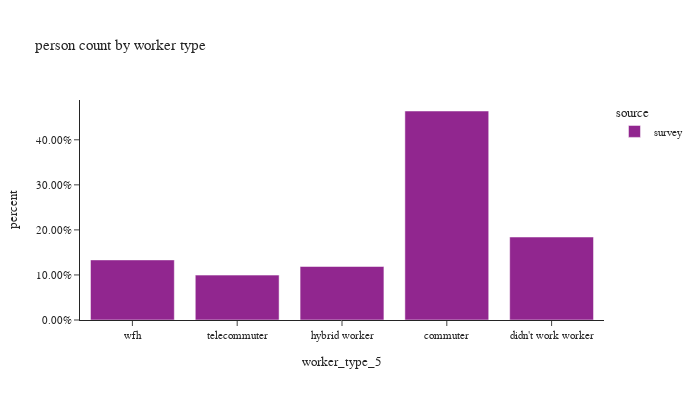

This figure's notebook cell:
### Code cell
# worker counts by worker type
df_worker_count = survey_person_day[survey_person_day['worker_type_5'].isin(workers)].\
    groupby(['source','worker_type_5'])['pdexpfac'].\
    agg(sample_count='size', pdexpfac='sum').reset_index()
df_worker_count['percent'] = df_worker_count.groupby(['source'], group_keys=False)['pdexpfac']. \
    apply(lambda x: x / float(x.sum()))

fig = px.bar(df_worker_count, x="worker_type_5", y="percent", color="source",
             barmode="group",hover_data=['sample_count','pdexpfac'],
             category_orders={'worker_type_5': workers},
             title="person count by worker type")
fig.update_layout(height=400, width=700, font=dict(size=11),
                  yaxis_tickformat = '.2%')
fig.show()

### Figure 1 — Plotly figure (JSON) as saved in the notebook; plotly's stock layout.template omitted (floating-point values rounded to 4 significant figures)
{"data": [{"alignmentgroup": "True", "customdata": [[1318, 739800.0], [477, 293700.0], [426, 189500.0], [577, 158900.0], [769, 212700.0]], "hovertemplate": "source=survey<br>worker_type_5=%{x}<br>percent=%{y}<br>sample_count=%{customdata[0]}<br>pdexpfac=%{customdata[1]}<extra></extra>", "legendgroup": "survey", "marker": {"color": "#91268F", "pattern": {"shape": ""}}, "name": "survey", "offsetgroup": "survey", "orientation": "v", "showlegend": true, "textposition": "auto", "type": "bar", "x": ["commuter", "didn't work worker", "hybrid worker", "telecommuter", "wfh"], "xaxis": "x", "y": [0.4639, 0.1842, 0.1188, 0.09965, 0.1334], "yaxis": "y"}], "layout": {"barmode": "group", "font": {"size": 11}, "height": 400, "legend": {"title": {"text": "source"}, "tracegroupgap": 0}, "title": {"text": "person count by worker type"}, "width": 700, "xaxis": {"anchor": "y", "categoryarray": ["wfh", "telecommuter", "hybrid worker", "commuter", "didn't work worker"], "categoryorder": "array", "domain": [0, 1], "title": {"text": "worker_type_5"}}, "yaxis": {"anchor": "x", "domain": [0, 1], "tickformat": ".2%", "title": {"text": "percent"}}}}
